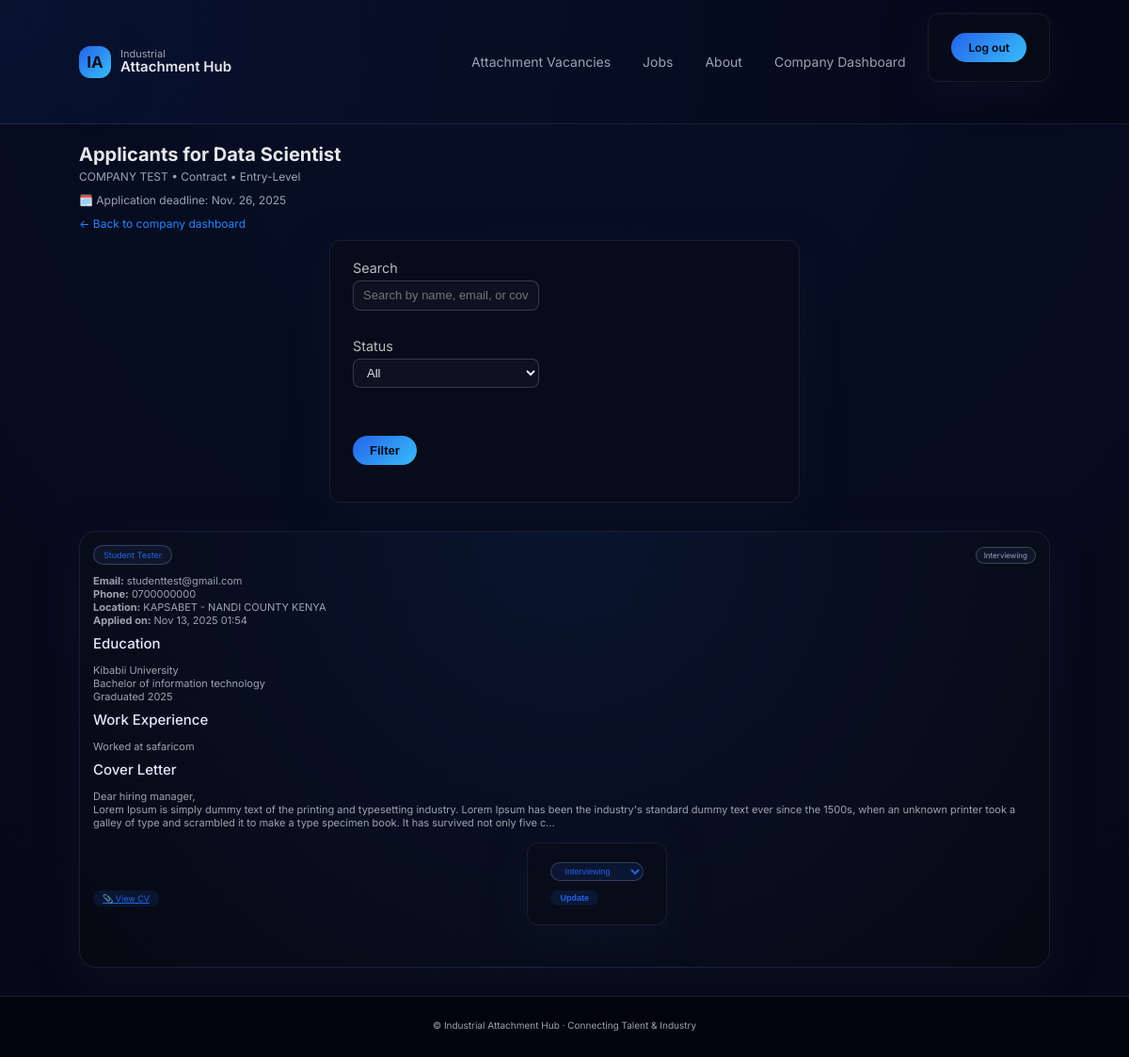
The app's page /company/jobs/1/applicants/ (signed in) with its own data.
### hub/models.py (models this page shows, shortened)
class JobPost(models.Model):
    JOB_TYPE_CHOICES = (
        ('FULL_TIME', 'Full-time'),
        ('PART_TIME', 'Part-time'),
        ('CONTRACT', 'Contract'),
        ('FREELANCE', 'Freelance'),
        ('INTERN', 'Internship'),
    )
    EXPERIENCE_LEVEL_CHOICES = (
        ('ENTRY', 'Entry-Level'),
        ('MID', 'Mid-Level'),
        ('SENIOR', 'Senior'),
        ('EXEC', 'Executive'),
    )
    WORK_LOCATION_CHOICES = (
        ('ONSITE', 'Onsite'),
        ('REMOTE', 'Remote'),
        ('HYBRID', 'Hybrid'),
    )
    CURRENCIES = (('KES','KES'),('USD','USD'),('EUR','EUR'),('GBP','GBP'))
    company = models.ForeignKey(CompanyProfile, on_delete=models.CASCADE, related_name='job_posts')
    title = models.CharField(max_length=255)
    department = models.CharField(max_length=255, blank=True)
    location = models.CharField(max_length=255, help_text="City or town")
    region = models.CharField(max_length=255, blank=True)
    work_location_type = models.CharField(max_length=10, choices=WORK_LOCATION_CHOICES, default='ONSITE')
    job_type = models.CharField(max_length=12, choices=JOB_TYPE_CHOICES, default='FULL_TIME')
    experience_level = models.CharField(max_length=6, choices=EXPERIENCE_LEVEL_CHOICES, default='ENTRY')
    salary_min = models.DecimalField(max_digits=12, decimal_places=2, null=True, blank=True, validators=[MinValueValidator(Decimal('0'))])
    salary_max = models.DecimalField(max_digits=12, decimal_places=2, null=True, blank=True, validators=[MinValueValidator(Decimal('0'))])
    currency = models.CharField(max_length=3, choices=CURRENCIES, default='KES')
    responsibilities = models.TextField(help_text="5–10 bullet points", blank=True)
    benefits = models.TextField(blank=True)
    application_deadline = models.DateField(null=True, blank=True, help_text='Optional; can be longer than 14 days or left blank for open until filled')
    easy_apply = models.BooleanField(default=True)
    standard_apply = models.BooleanField(default=False)
    is_active = models.BooleanField(default=True)
    created_at = models.DateTimeField(auto_now_add=True)
    class Meta:
        ordering = ['-created_at']
        indexes = [
            models.Index(fields=['title']),
            models.Index(fields=['experience_level']),
            models.Index(fields=['job_type']),
        ]

class CompanyProfile(models.Model):
    user = models.OneToOneField(settings.AUTH_USER_MODEL, on_delete=models.CASCADE, related_name='company_profile')
    name = models.CharField(max_length=255)
    registration_number = models.CharField(max_length=100, unique=True)
    industry = models.CharField(max_length=255)
    location = models.CharField(max_length=255)
    region = models.CharField(max_length=255, blank=True, help_text="Region or county where the company is based.")
    map_embed_url = models.URLField(
        blank=True,
        help_text="Optional: Google Maps embed URL to show your exact location."
    )
    contact_person = models.CharField(max_length=255)
    official_email = models.EmailField()
    phone_number = models.CharField(max_length=50, blank=True)
    website = models.URLField(blank=True)
    logo = models.ImageField(upload_to='logos/', blank=True, null=True)
    email_verified = models.BooleanField(default=False)
    admin_approved = models.BooleanField(default=False)
    is_verified_company = models.BooleanField(default=False)
    created_at = models.DateTimeField(auto_now_add=True)
    @property
    def can_post(self):
        return self.email_verified and self.admin_approved

class JobApplication(models.Model):
    STATUS_CHOICES = (
        ('APPLIED','Applied'),
        ('UNDER_REVIEW','Under Review'),
        ('INTERVIEW','Interviewing'),
        ('REJECTED','Rejected'),
        ('HIRED','Hired'),
    )
    job = models.ForeignKey('hub.JobPost', on_delete=models.CASCADE, related_name='applications')
    student = models.ForeignKey(settings.AUTH_USER_MODEL, on_delete=models.CASCADE, related_name='job_applications')
    cover_letter = models.TextField(blank=True)
    resume_snapshot = models.FileField(upload_to='app_resumes/', blank=True, null=True)
    status = models.CharField(max_length=20, choices=STATUS_CHOICES, default='APPLIED')
    created_at = models.DateTimeField(auto_now_add=True)
    certify_truth = models.BooleanField(default=False)
    agree_at_will = models.BooleanField(default=False)
    class Meta:
        unique_together = ('job','student')
        ordering = ['-created_at']

class StudentProfile(models.Model):
    user = models.OneToOneField(settings.AUTH_USER_MODEL, on_delete=models.CASCADE, related_name='student_profile')
    full_name = models.CharField(max_length=255, blank=True)
    phone = models.CharField(max_length=50, blank=True)
    location = models.CharField(max_length=255, blank=True)
    education_history = models.TextField(blank=True, help_text="List institutions, dates, awards.")
    work_experience = models.TextField(blank=True, help_text="List roles, companies, dates, responsibilities.")
    default_cover_letter = models.TextField(blank=True)
    resume = models.FileField(upload_to=upload_cv_path, blank=True, null=True)
    created_at = models.DateTimeField(auto_now_add=True)

class User(AbstractUser):
    ROLE_CHOICES = (
        ('ADMIN', 'System Admin'),
        ('MODERATOR', 'Moderator'),              # NEW: can moderate via site, not /admin
        ('COMPANY', 'Company Representative'),
        ('STUDENT', 'Student / General User'),
    )
    role = models.CharField(max_length=20, choices=ROLE_CHOICES, default='STUDENT')
    def is_company(self):
        return self.role == 'COMPANY'

### hub/views.py (the view)
@login_required
@user_passes_test(is_company_approved)
def company_job_applicants(request, pk):
    job = get_object_or_404(
        JobPost,
        pk=pk,
        company=request.user.company_profile
    )
    status = request.GET.get('status', '')
    q = request.GET.get('q', '')
    apps = (
        job.applications
        .select_related('student', 'student__student_profile')
        .all()
    )
    if status:
        apps = apps.filter(status=status)
    if q:
        apps = apps.filter(
            Q(student__username__icontains=q) |
            Q(student__email__icontains=q) |
            Q(cover_letter__icontains=q)
        )
    return render(request, 'hub/company_job_applicants.html', {
        'job': job,
        'applications': apps,
        'status': status,
        'q': q,
        'status_choices': JobApplication.STATUS_CHOICES,   # 👈 NEW
    })

### hub/views.py (called while the page is built)
def is_company_approved(user):
    try:
        return user.is_authenticated and user.is_company() and user.company_profile.can_post
    except CompanyProfile.DoesNotExist:
        return False

### hub/templates/hub/company_job_applicants.html (shortened to what this page needs)
{% extends "hub/base.html" %}
{% block content %}
<section class="section">
  <div class="dashboard-header">
    <h2>Applicants for {{ job.title }}</h2>
    <p>
      {{ job.company.name }} • {{ job.get_job_type_display }} • {{ job.get_experience_level_display }}
    </p>
    <p class="vacancy-detail-meta">
      {% if job.application_deadline %}
        🗓️ Application deadline: {{ job.application_deadline }}
      {% else %}
        🗓️ Open until filled
      {% endif %}
    </p>
    <p>
      <a class="link" href="{% url 'hub:company_dashboard' %}">← Back to company dashboard</a>
    </p>
  </div>
  <form method="get" class="dashboard-filters mb-3">
    <div class="filter-row">
      <div class="form-group">
        <label for="q">Search</label>
        <input
          type="text"
          name="q"
          id="q"
          value="{{ q }}"
          placeholder="Search by name, email, or cover letter">
      </div>
      <div class="form-group">
        <label for="status">Status</label>
        <select name="status" id="status">
          <option value="">All</option>
        </select>
      </div>
      <div class="form-group">
        <label>&nbsp;</label>
        <button type="submit" class="btn-ghost small">Filter</button>
      </div>
    </div>
  </form>
  {% if applications %}
    <div class="vacancy-grid dashboard-grid">
      {% for app in applications %}
        {% with profile=app.student.student_profile %}
        <div class="vacancy-card">
          <div class="vacancy-badge-row">
            <span class="badge-pill">
              {% if profile.full_name %}
                {{ profile.full_name }}
              {% else %}
                {{ app.student.username }}
              {% endif %}
            </span>
            <span class="badge-status">
              {{ app.get_status_display }}
            </span>
          </div>
          <p class="vacancy-snippet">
            <strong>Email:</strong> {{ app.student.email|default:"N/A" }}<br>
            {% if profile.phone %}
              <strong>Phone:</strong> {{ profile.phone }}<br>
            {% endif %}
            {% if profile.location %}
              <strong>Location:</strong> {{ profile.location }}<br>
            {% endif %}
            <strong>Applied on:</strong> {{ app.created_at|date:"M d, Y H:i" }}
          </p>
          {% if profile.education_history %}
            <h4 class="vacancy-title">Education</h4>
            <p class="vacancy-snippet">
              {{ profile.education_history|truncatechars:220|linebreaksbr }}
            </p>
          {% endif %}
          {% if profile.work_experience %}
            <h4 class="vacancy-title">Work Experience</h4>
            <p class="vacancy-snippet">
              {{ profile.work_experience|truncatechars:220|linebreaksbr }}
            </p>
          {% endif %}
          {% if app.cover_letter %}
            <h4 class="vacancy-title">Cover Letter</h4>
            <p class="vacancy-snippet">
              {{ app.cover_letter|truncatechars:300|linebreaksbr }}
            </p>
          {% endif %}
          <div class="vacancy-footer">
            {% if app.resume_snapshot %}
              <a href="{{ app.resume_snapshot.url }}" class="pill small" target="_blank" rel="noopener">
                📎 View CV
              </a>
            {% elif profile.resume %}
              <a href="{{ profile.resume.url }}" class="pill small" target="_blank" rel="noopener">
                📎 View CV (Profile)
              </a>
            {% else %}
              <span class="pill small disabled">No CV uploaded</span>
            {% endif %}
            <form method="post" action="{% url 'hub:update_application_status' app.id %}" class="inline-form">
              <select name="status" class="pill small">
                {% for value,label in app.STATUS_CHOICES %}
                  <option value="{{ value }}" {% if app.status == value %}selected{% endif %}>
                    {{ label }}
                  </option>
                {% endfor %}
              </select>
              <button type="submit" class="pill small">Update</button>
            </form>
          </div>
        </div>
        {% endwith %}
      {% endfor %}
    </div>
  {% else %}
    <p class="empty-state">No applicants yet for this job.</p>
  {% endif %}
</section>
{% endblock %}

### hub/templates/hub/base.html (shortened to what this page needs)
{% load static %}
<!DOCTYPE html>
<html lang="en">
<head>
    <link rel="stylesheet" href="{% static 'hub/css/style.css' %}">
</head>
<body>
<header class="navbar">
    <div class="nav-brand">
        <a href="{% url 'hub:home' %}">
            <span class="brand-logo">IA</span>
            <span class="brand-text">
                Industrial<br><strong>Attachment Hub</strong>
            </span>
        </a>
    </div>
    <nav class="nav-links">
  <a href="{% url 'hub:vacancy_list' %}">Attachment Vacancies</a>
  <a href="{% url 'hub:job_list' %}?mode=jobs">Jobs</a>
  <a href="{% url 'hub:about' %}">About</a>
  {% if user.is_authenticated %}
    {% if user.role == 'COMPANY' %}
      <a href="{% url 'hub:company_dashboard' %}">Company Dashboard</a>
    {% endif %}
    <form method="post" action="{% url 'logout' %}" style="display:inline;">
      <button type="submit" class="linklike">Log out</button>
    </form>
  {% else %}
    <a href="{% url 'login' %}">Log in</a>
  {% endif %}
</nav>
</header>
<main class="layout">
    {% block content %}{% endblock %}
</main>
<footer class="footer">
    <p>&copy; {{ now|date:"Y" }} Industrial Attachment Hub · Connecting Talent & Industry</p>
</footer>
</body>
</html>

### records on screen
JobPost: title "Data Scientist", company.name "COMPANY TEST", job_type "Contract", experience_level "Entry-Level", application_deadline "Nov. 26, 2025"
JobApplication: student.student_profile.full_name "Student Tester", status "Interviewing", student.email "studenttest@gmail.com", student.student_profile.phone "0700000000", student.student_profile.location "KAPSABET - NANDI COUNTY KENYA", created_at "Nov 13, 2025 01:54", student.student_profile.education_history "Kibabii University Bachelor of information technology Graduated 2025", student.student_profile.work_experience "Worked at safaricom", cover_letter "Dear hiring manager, Lorem Ipsum is simply dummy text of the printing and typesetting industry. Lorem Ipsum has been the industry's standard dummy text ever since the 1500s, when an unknown printer took a galley of type and scrambled it to make a type specimen book. It has survived not only five c…"
